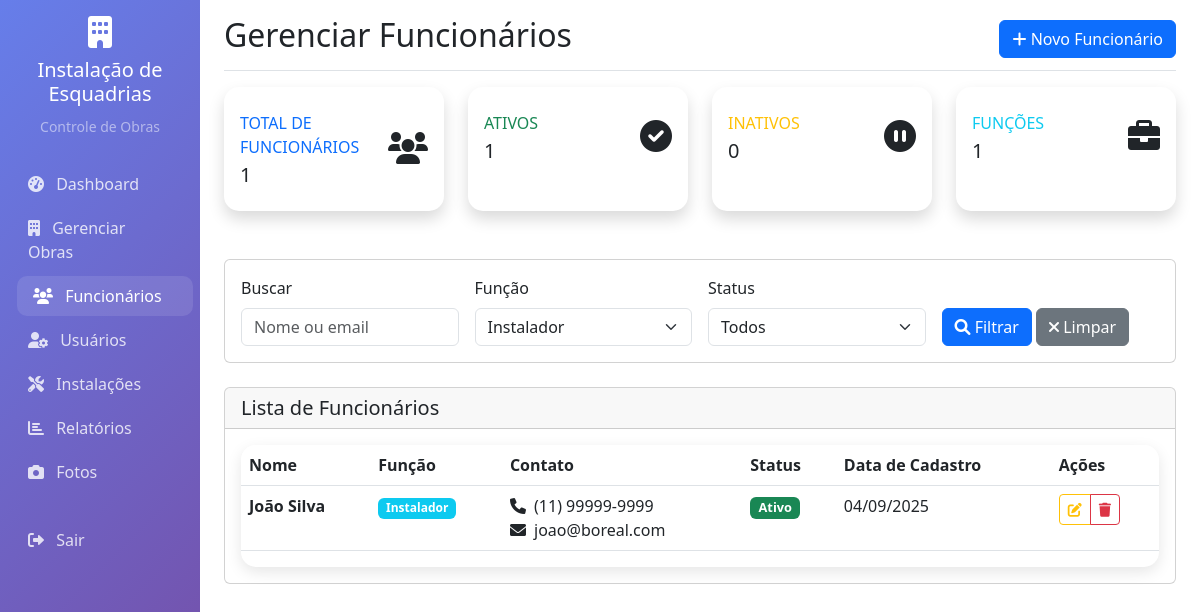
Screenshot of /funcionarios.php?funcao=Instalador (signed in) with the database file from the repository.
### tables this page shows
CREATE TABLE IF NOT EXISTS `funcionarios` (
    `id` INT AUTO_INCREMENT PRIMARY KEY,
    `nome` VARCHAR(100) NOT NULL,
    `funcao` VARCHAR(100) NOT NULL,
    `telefone` VARCHAR(20),
    `email` VARCHAR(100),
    `active` BOOLEAN DEFAULT TRUE,
    `created_at` TIMESTAMP DEFAULT CURRENT_TIMESTAMP,
    `updated_at` TIMESTAMP DEFAULT CURRENT_TIMESTAMP ON UPDATE CURRENT_TIMESTAMP
);

### funcionarios.php (the view, shortened to what the rows shown need)
<?php
require_once 'config/database.php';
require_once 'includes/functions.php';
$funcaoFilter = $_GET['funcao'] ?? '';
$whereConditions = [];
$params = [];
if ($funcaoFilter) {
    $whereConditions[] = "funcao = ?";
    $params[] = $funcaoFilter;
}
$whereClause = !empty($whereConditions) ? 'WHERE ' . implode(' AND ', $whereConditions) : '';
$query = "SELECT * FROM funcionarios $whereClause ORDER BY nome ASC";
$funcionarios = fetchAll($query, $params);
$funcionariosAtivos = count(array_filter($funcionarios, function($f) { return $f['active'] == 1; }));
$funcionariosInativos = count(array_filter($funcionarios, function($f) { return $f['active'] == 0; }));
?>
<!DOCTYPE html>
<html lang="pt-BR">
<head>
    <link href="https://cdn.jsdelivr.net/npm/bootstrap@5.3.0/dist/css/bootstrap.min.css" rel="stylesheet">
    <link href="https://cdnjs.cloudflare.com/ajax/libs/font-awesome/6.0.0/css/all.min.css" rel="stylesheet">
</head>
<body>
    <div class="container-fluid">
        <div class="row">
            <main class="col-md-9 ms-sm-auto col-lg-10 px-md-4">
                <div class="d-flex justify-content-between flex-wrap flex-md-nowrap align-items-center pt-3 pb-2 mb-3 border-bottom">
                    <h1 class="h2">Gerenciar Funcionários</h1>
                </div>
                <div class="row mb-4">
                    <div class="col-xl-3 col-md-6 mb-4">
                        <div class="card card-stats border-left-success shadow h-100 py-2">
                            <div class="card-body">
                                <div class="row no-gutters align-items-center">
                                    <div class="col mr-2">
                                        <div class="text-xs font-weight-bold text-success text-uppercase mb-1">
                                            Ativos</div>
                                        <div class="h5 mb-0 font-weight-bold text-gray-800"><?php echo $funcionariosAtivos; ?></div>
                                    </div>
                                </div>
                            </div>
                        </div>
                    </div>
                    <div class="col-xl-3 col-md-6 mb-4">
                        <div class="card card-stats border-left-warning shadow h-100 py-2">
                            <div class="card-body">
                                <div class="row no-gutters align-items-center">
                                    <div class="col mr-2">
                                        <div class="text-xs font-weight-bold text-warning text-uppercase mb-1">
                                            Inativos</div>
                                        <div class="h5 mb-0 font-weight-bold text-gray-800"><?php echo $funcionariosInativos; ?></div>
                                    </div>
                                </div>
                            </div>
                        </div>
                    </div>
                </div>
                <div class="card">
                    <div class="card-body">
                        <div class="table-responsive">
                            <table class="table table-hover">
                                <thead>
                                    <tr>
                                        <th>Nome</th>
                                        <th>Função</th>
                                        <th>Contato</th>
                                        <th>Status</th>
                                        <th>Data de Cadastro</th>
                                        <th>Ações</th>
                                    </tr>
                                </thead>
                                <tbody>
                                    <?php if (empty($funcionarios)): ?>
                                        <tr>
                                            <td colspan="6" class="text-center text-muted">
                                                <i class="fas fa-inbox fa-2x mb-2"></i><br>
                                                Nenhum funcionário encontrado
                                            </td>
                                        </tr>
                                    <?php else: ?>
                                        <?php foreach ($funcionarios as $funcionario): ?>
                                            <tr>
                                                <td>
                                                    <strong><?php echo htmlspecialchars($funcionario['nome']); ?></strong>
                                                </td>
                                                <td>
                                                    <span class="badge bg-info"><?php echo htmlspecialchars($funcionario['funcao']); ?></span>
                                                </td>
                                                <td>
                                                    <?php if ($funcionario['telefone']): ?>
                                                        <div><i class="fas fa-phone me-1"></i> <?php echo htmlspecialchars($funcionario['telefone']); ?></div>
                                                    <?php endif; ?>
                                                    <?php if ($funcionario['email']): ?>
                                                        <div><i class="fas fa-envelope me-1"></i> <?php echo htmlspecialchars($funcionario['email']); ?></div>
                                                    <?php endif; ?>
                                                </td>
                                                <td>
                                                    <?php if ($funcionario['active']): ?>
                                                        <span class="badge bg-success status-badge">Ativo</span>
                                                    <?php else: ?>
                                                        <span class="badge bg-secondary status-badge">Inativo</span>
                                                    <?php endif; ?>
                                                </td>
                                                <td><?php echo formatDate($funcionario['created_at']); ?></td>
                                                <td>
                                                    <div class="btn-group" role="group">
                                                        <button class="btn btn-sm btn-outline-warning"
                                                                onclick="editFuncionario(<?php echo htmlspecialchars(json_encode($funcionario)); ?>)"
                                                                title="Editar">
                                                            <i class="fas fa-edit"></i>
                                                        </button>
                                                        <button class="btn btn-sm btn-outline-danger"
                                                                onclick="deleteFuncionario(<?php echo $funcionario['id']; ?>, '<?php echo htmlspecialchars($funcionario['nome']); ?>')"
                                                                title="Excluir">
                                                            <i class="fas fa-trash"></i>
                                                        </button>
                                                    </div>
                                                </td>
                                            </tr>
                                        <?php endforeach; ?>
                                    <?php endif; ?>
                                </tbody>
                            </table>
                        </div>
                    </div>
                </div>
            </main>
        </div>
    </div>
</body>
</html>

### rows the page displays
funcionarios: active "1", active "0", nome "João Silva", funcao "Instalador", telefone "(11) 99999-9999", email "joao@boreal.com", shows "Ativo", created_at "04/09/2025"

### other values shown
$totalFuncionarios "1"
count($funcionariosPorFuncao) "1"
form field funcao "Instalador"
